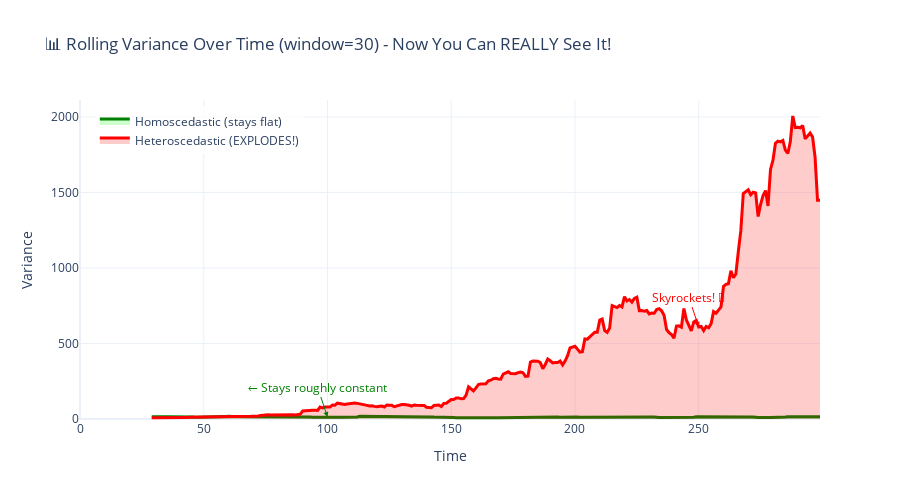

Here is the notebook cell this chart was saved with:
### Markdown cell above
### Visualizing Variance Over Time

We can better understand heteroscedasticity by calculating and plotting the rolling variance:

### Code cell
# Calculate rolling variance with window size of 30
window = 30
df_homo = pd.DataFrame({'value': homoscedastic})
df_hetero = pd.DataFrame({'value': heteroscedastic})

rolling_var_homo = df_homo['value'].rolling(window=window).var()
rolling_var_hetero = df_hetero['value'].rolling(window=window).var()

# Create comparison plot
fig = go.Figure()

# Homoscedastic variance (should be flat/constant)
fig.add_trace(go.Scatter(
    x=time, y=rolling_var_homo,
    mode='lines', name='Homoscedastic (stays flat)',
    line=dict(color='green', width=3),
    fill='tozeroy', fillcolor='rgba(0,255,0,0.2)'
))

# Heteroscedastic variance (should EXPLODE upward!)
fig.add_trace(go.Scatter(
    x=time, y=rolling_var_hetero,
    mode='lines', name='Heteroscedastic (EXPLODES!)',
    line=dict(color='red', width=3),
    fill='tozeroy', fillcolor='rgba(255,0,0,0.2)'
))

# Add annotations
fig.add_annotation(
    x=100, y=rolling_var_homo.mean(),
    text="← Stays roughly constant",
    showarrow=True, arrowhead=2,
    arrowcolor='green', font=dict(color='green', size=12)
)

fig.add_annotation(
    x=250, y=rolling_var_hetero.values[250] if len(rolling_var_hetero) > 250 else rolling_var_hetero.max(),
    text="Skyrockets! 🚀",
    showarrow=True, arrowhead=2,
    arrowcolor='red', font=dict(color='red', size=12)
)

fig.update_layout(
    title=f'📊 Rolling Variance Over Time (window={window}) - Now You Can REALLY See It!',
    xaxis_title='Time',
    yaxis_title='Variance',
    hovermode='x unified',
    template='plotly_white',
    height=500,
    legend=dict(x=0.02, y=0.98, bgcolor='rgba(255,255,255,0.8)')
)

fig.show()

print("\n💡 Key Insight:")
print(f"• Green line variance: ~{rolling_var_homo.mean():.1f} (constant)")
print(f"• Red line variance at end: ~{rolling_var_hetero.values[-1]:.1f} (HUGE!)")
print(f"• That's a {rolling_var_hetero.values[-1] / rolling_var_homo.mean():.0f}x difference!")

### Figure 1 — Plotly figure (JSON) as saved in the notebook; plotly's stock layout.template omitted (floating-point values rounded to 4 significant figures; data arrays with more than 128 entries replaced by an {"elided": "..."} marker saying what was removed)
{"data": [{"fill": "tozeroy", "fillcolor": "rgba(0,255,0,0.2)", "line": {"color": "green", "width": 3}, "mode": "lines", "name": "Homoscedastic (stays flat)", "type": "scatter", "x": {"elided": "300 int values"}, "y": {"elided": "300 float values"}}, {"fill": "tozeroy", "fillcolor": "rgba(255,0,0,0.2)", "line": {"color": "red", "width": 3}, "mode": "lines", "name": "Heteroscedastic (EXPLODES!)", "type": "scatter", "x": {"elided": "300 int values"}, "y": {"elided": "300 float values"}}], "layout": {"annotations": [{"arrowcolor": "green", "arrowhead": 2, "font": {"color": "green", "size": 12}, "showarrow": true, "text": "← Stays roughly constant", "x": 100, "y": 12.61}, {"arrowcolor": "red", "arrowhead": 2, "font": {"color": "red", "size": 12}, "showarrow": true, "text": "Skyrockets! 🚀", "x": 250, "y": 608.5}], "height": 500, "hovermode": "x unified", "legend": {"bgcolor": "rgba(255,255,255,0.8)", "x": 0.02, "y": 0.98}, "title": {"text": "📊 Rolling Variance Over Time (window=30) - Now You Can REALLY See It!"}, "xaxis": {"title": {"text": "Time"}}, "yaxis": {"title": {"text": "Variance"}}}}
